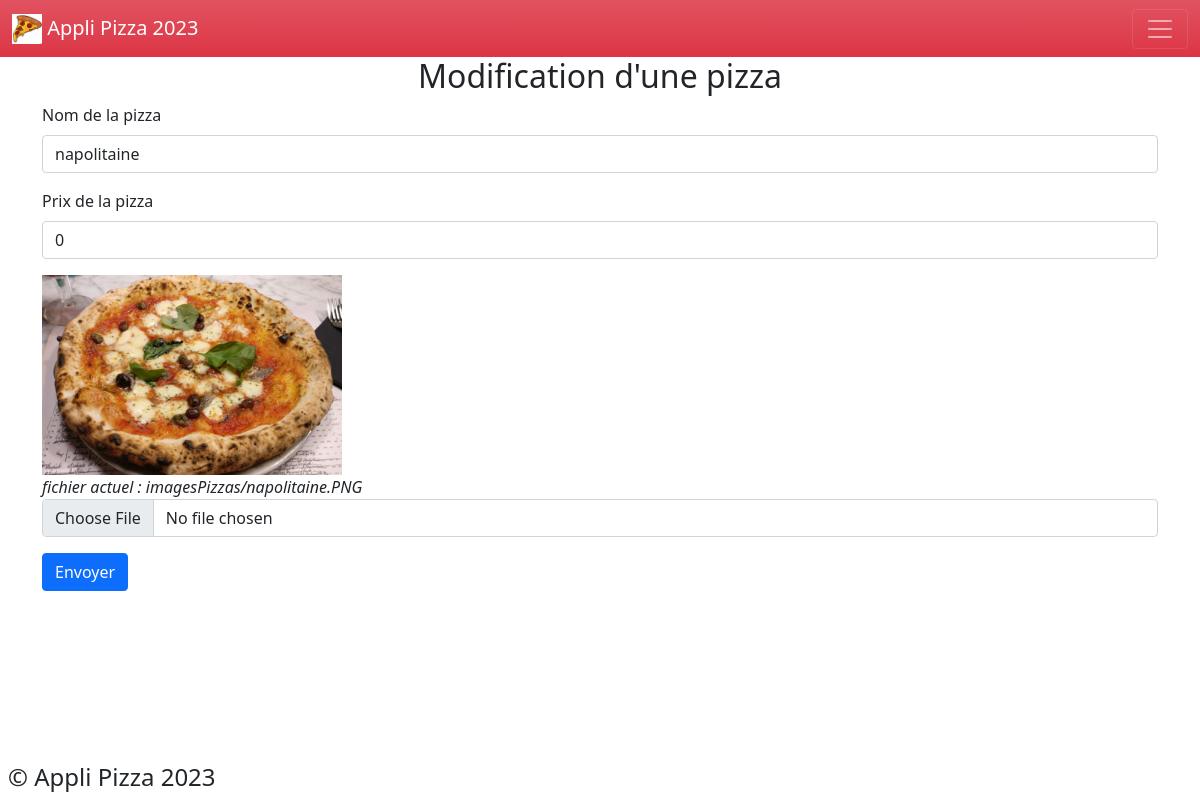
The app's page /pizzas/2/update/ with its own data.
### applipizza/models.py (models this page shows, shortened)
class Pizza(models.Model) :
    idIPizza = models.AutoField(primary_key = True)
    nomPizza = models.CharField(max_length = 50, verbose_name ='le nom de cette Pizza')
    prix = models.DecimalField(max_digits = 4, decimal_places = 2, verbose_name = 'le prix')
    image = models.ImageField(default= 'imagesPizzas/default.PNG', upload_to = 'imagesPizzas/')

### applipizza/views.py (the view)
# urls.py: path('pizzas/<int:pizza_id>/update/', views.afficherFormulaireModificationPizza),
def afficherFormulaireModificationPizza(request, pizza_id):
    pizza_a_modifier = Pizza.objects.get(idIPizza=pizza_id)
    return render(
        request,
        "applipizza/formulaireModificationPizza.html",
        {"pizza": pizza_a_modifier}
    )

### applipizza/templates/applipizza/formulaireModificationPizza.html (shortened to what this page needs)
{% extends 'applipizza/base.html' %}
{% block main %}
<h2 class="text-center">Modification d'une pizza</h2>
<form action="/pizzas/{{ pizza.idIPizza }}/updated/" enctype="multipart/form-data" method="post" class="container mx-auto">
    <div class="mb-3">
        <label for="id_nomPizza" class="form-label">Nom de la pizza</label>
        <input type="text" name="nomPizza" class="form-control" required id="id_nomPizza" value="{{pizza.nomPizza}}">
    </div>
    <div class="mb-3">
        <label for="id_prix" class="form-label">Prix de la pizza</label>
        <input type="number" step="0.01" name="prix" value="0" min="0" step="0.01" class="form-control" required id="id_prix" value="{{pizza.prix}}">
    </div>
    <div class="mb-3">
        <div class="divImgPizza">
            <img class="imagePizza" src="{{ MEDIA_URL }}{{ pizza.image }}" alt="photo de la pizza {{ piz.nomPizza }}" title="{{ piz.nomPizza }}" style="max-width: 100%; max-height: 200px;">
        </div>
        <div class="divNomPizza"><i>fichier actuel : {{pizza.image}}</i></div>
        <input class="form-control" name="image" type="file" accept="image/*" id="id_image">
    </div>
    <button type="submit" class="btn btn-primary">Envoyer</button>
</form>
{% endblock %}

### static/applipizza/css/styles.css (style rules this page uses)
.Site { display: flex; min-height: 100vh; flex-direction: column; }

### records on screen
Pizza: nomPizza "napolitaine", image (picture), image "imagesPizzas/napolitaine.PNG"
